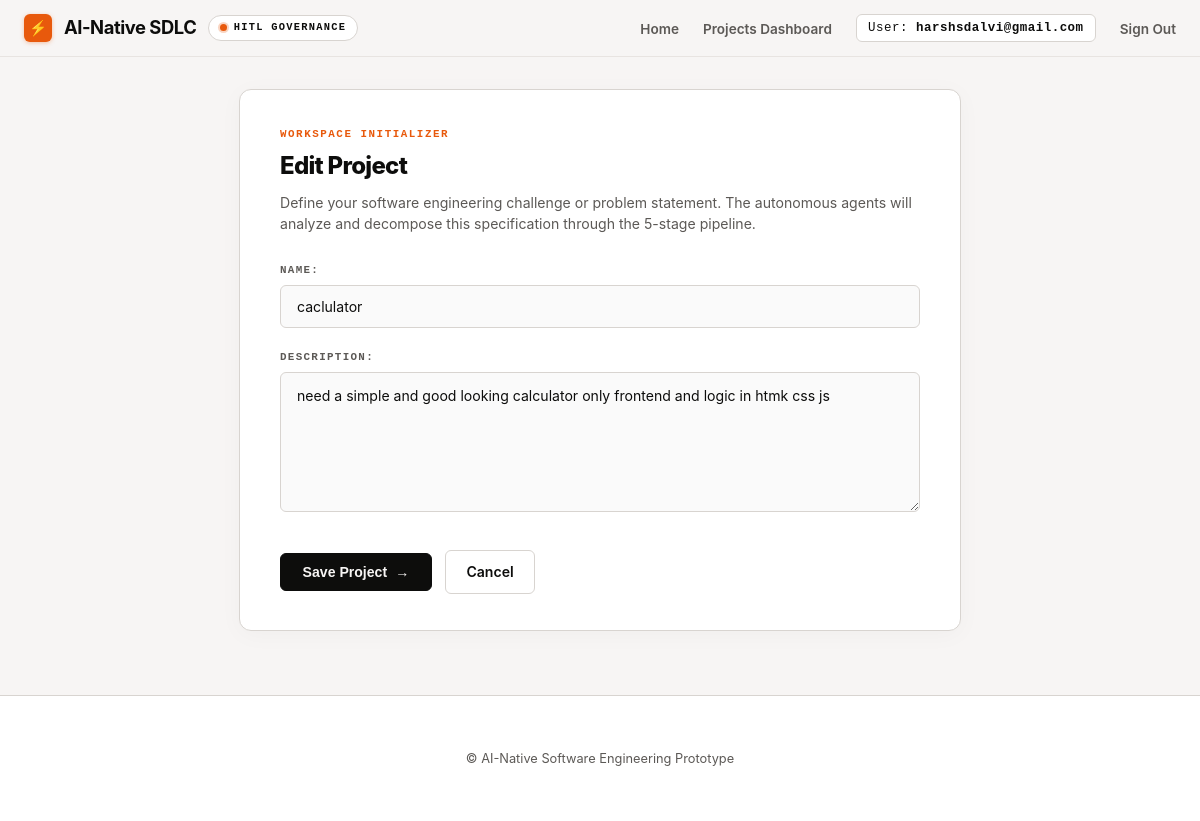
The page /projects/2/edit/ (signed in) on the database its author committed.
### projects/models.py (models this page shows, shortened)
class Project(models.Model):
    STAGE_CHOICES = [
        ('REQUIREMENTS', 'Requirements'),
        ('DESIGN', 'Design'),
        ('CODE', 'Code'),
        ('TESTING', 'Testing'),
        ('DEPLOYMENT', 'Deployment'),
        ('COMPLETED', 'Completed'),
    ]
    STATUS_CHOICES = [
        ('ACTIVE', 'Active'),
        ('COMPLETED', 'Completed'),
        ('ARCHIVED', 'Archived'),
    ]
    owner = models.ForeignKey(User, on_delete=models.CASCADE, related_name='projects')
    name = models.CharField(max_length=255)
    description = models.TextField()
    current_stage = models.CharField(max_length=20, choices=STAGE_CHOICES, default='REQUIREMENTS')
    status = models.CharField(max_length=20, choices=STATUS_CHOICES, default='ACTIVE')
    created_at = models.DateTimeField(auto_now_add=True)
    updated_at = models.DateTimeField(auto_now=True)
    class Meta:
        ordering = ['-updated_at']

### projects/views.py (the view)
# urls.py: path('<int:pk>/edit/', views.project_update_view, name='project_update'),
@login_required
def project_update_view(request, pk):
    project = get_object_or_404(Project, pk=pk, owner=request.user)
    if request.method == 'POST':
        form = ProjectForm(request.POST, instance=project)
        if form.is_valid():
            form.save()
            messages.success(request, 'Project updated successfully.')
            return redirect('project_detail', pk=project.pk)
    else:
        form = ProjectForm(instance=project)
    return render(request, 'projects/project_form.html', {'form': form, 'action': 'Edit', 'project': project})

### projects/forms.py
class ProjectForm(forms.ModelForm):
    class Meta:
        model = Project
        fields = ['name', 'description']
        widgets = {
            'name': forms.TextInput(attrs={'placeholder': 'Project Name', 'class': 'form-control'}),
            'description': forms.Textarea(attrs={'placeholder': 'Describe your software idea in natural language...', 'class': 'form-control', 'rows': 5}),
        }

### projects/templates/projects/project_form.html (shortened to what this page needs)
{% extends "base.html" %}
{% block content %}
<div class="form-card">
    <div style="font-family: ui-monospace, monospace; font-size: 0.68rem; font-weight: 700; color: #E8590C; letter-spacing: 0.14em; text-transform: uppercase; margin-bottom: 0.35rem;">
        WORKSPACE INITIALIZER
    </div>
    <h1 class="form-title">{{ action }} Project</h1>
    <p class="form-desc">
        Define your software engineering challenge or problem statement. The autonomous agents will analyze and decompose this specification through the 5-stage pipeline.
    </p>
    <form method="post">
        {% for field in form %}
            <div class="form-group">
                {{ field.label_tag }}
                {{ field }}
            </div>
        {% endfor %}
        <div style="display:flex; gap:0.85rem; margin-top:2rem; align-items:center;">
            <button type="submit" class="btn-primary">
                <span>Save Project</span>
                <span>&rarr;</span>
            </button>
            <a href="{% if project %}{% url 'project_detail' project.pk %}{% else %}{% url 'dashboard' %}{% endif %}" class="btn-secondary">Cancel</a>
        </div>
    </form>
</div>
{% endblock %}

### templates/base.html (shortened to what this page needs)
<!DOCTYPE html>
<html lang="en">
<head>
</head>
<body class="{% block body_class %}{% endblock %}">
    {% block header %}
    <header class="{% block header_class %}{% endblock %}">
        <nav>
            <a href="/" class="brand-box">
                <span class="brand-icon-box">⚡</span>
                <span class="logo">AI-Native SDLC</span>
                <span class="seminar-pill"><span class="signal-dot"></span> HITL Governance</span>
            </a>
            <ul class="nav-links">
                <li><a href="/">Home</a></li>
                <li><a href="/projects/">Projects Dashboard</a></li>
                {% if user.is_authenticated %}
                    <li class="nav-user">User: <strong>{{ user.username }}</strong></li>
                    <li>
                        <form method="post" action="{% url 'logout' %}" style="display:inline;">
                            <button type="submit" class="nav-btn">Sign Out</button>
                        </form>
                    </li>
                {% else %}
                    <li><a href="{% url 'login' %}">Login</a></li>
                    <li><a href="{% url 'register' %}">Register</a></li>
                {% endif %}
            </ul>
        </nav>
    </header>
    {% endblock header %}
    <main class="{% block main_class %}container{% endblock %}">
        {% block content %}
        {% endblock content %}
    </main>
    {% block footer %}
    <footer>
        <p>&copy; AI-Native Software Engineering Prototype</p>
    </footer>
    {% endblock footer %}
</body>
</html>

### rows shown on the page
Project: form "caclulator" "need a simple and good looking calculator only frontend and logic in htmk css js"

### other values the page prints
{{ user.username }} "harshsdalvi@gmail.com"
{{ action }} "Edit"
{{ field.label_tag }} "NAME:" "DESCRIPTION:"
